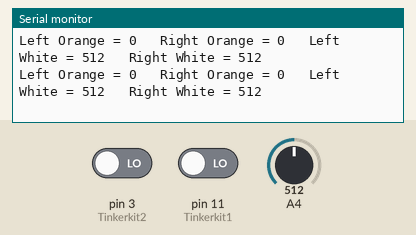
Simulated run of this sketch. Board: Arduino Leonardo, built with avr-gcc and run on an emulated ATmega32U4. On the bench: the last lines printed to the serial monitor. Inputs (shaded band) come from the test bench; at power-on: A4 = 512, pin 3 (Tinkerkit2) LOW, pin 11 (Tinkerkit1) LOW.

Above: at 1.2 s.
1.3 s: A4 set to 716
At 1.9 s:
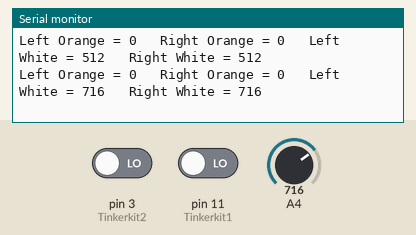
2.8 s: pin 3 (Tinkerkit2) driven HIGH
At 3.4 s:
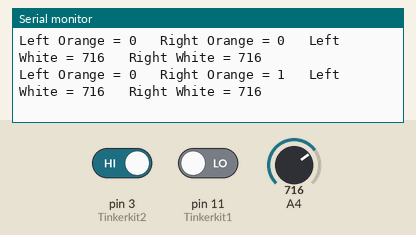
4.3 s: pin 11 (Tinkerkit1) driven HIGH
At 4.9 s:
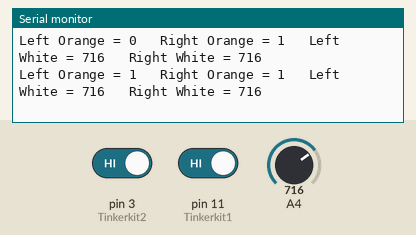
5.8 s: A4 set to 900
At 6.4 s:
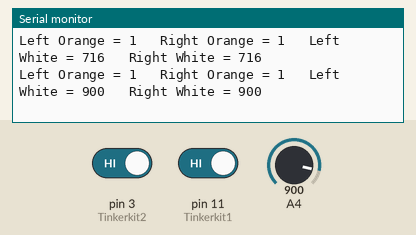
7.3 s: pin 3 (Tinkerkit2) driven LOW
At 7.9 s:
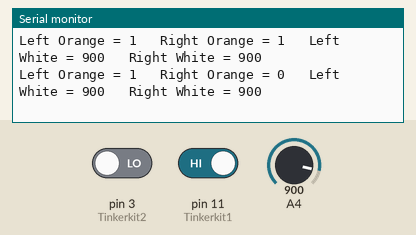
8.8 s: pin 11 (Tinkerkit1) driven LOW
At 9.5 s:
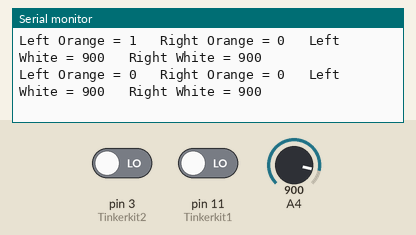
Timing chart, 0 to 11.3 s (numbered marks = the images above; inputs shaded):
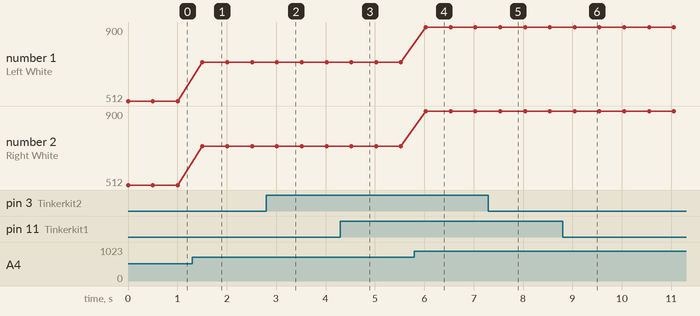

The sketch:

TinkerKitToSerial.ino
```cpp
/* This sketch read the Esplora tinkerkit connections and sends the values
to the serial monitor.
  You can find the Fritzing file on GitHub to see how I wired up the buttons:
 http://github.com/circuit69/EsploraTinkerkit

 Modified by Joel Krueger 12-8-2013.
*/

#include <Esplora.h>

const int Tinkerkit1 = 11;        //Left orange Tinkerkit output pin 11 used as an input
const int Tinkerkit2 = 3;         //Right orange Tinkerkit output pin 3 used as an input

/* This sets up the functions to read the tinkerkit inputs.
 Esplora Tinkerkit Input Read by Mike Barela created on 2013-03-24
 http://21stdigitalhome.blogspot.com/2013/03/reading-arduino-esplora-tinkerkit-inputs.html
 */
const byte CH_TINKERKIT_INA = 8;   // Add values missing from Esplora.h
const byte CH_TINKERKIT_INB = 9;
const byte INPUT_A          = 0;
const byte INPUT_B          = 1;

unsigned int readTinkerkitInput(byte whichInput) {      // return 0-1023 from Tinkerkit Input A or B
  return readChannel(whichInput+CH_TINKERKIT_INA);
}   //   as defined above

unsigned int readChannel(byte channel) {                // as Esplora.readChannel is a private function
  digitalWrite(A0, (channel & 1) ? HIGH : LOW);      //  we declare our own as a hack
  digitalWrite(A1, (channel & 2) ? HIGH : LOW);      //
  digitalWrite(A2, (channel & 4) ? HIGH : LOW);      // digitalWrite sets address lines for the input
  digitalWrite(A3, (channel & 8) ? HIGH : LOW);
  return analogRead(A4);               // analogRead gets value from MUX chip
}

void setup() {
  Serial.begin(9600);
  //Initialize orange Tinkerkit outputs as inputs
  pinMode(Tinkerkit1,INPUT);
  pinMode(Tinkerkit2,INPUT);
}

void loop() {
  Serial.print("Left Orange = " );
  Serial.print(digitalRead(Tinkerkit1));
  Serial.print("\t Right Orange = ");
  Serial.print(digitalRead(Tinkerkit2));
  Serial.print("\t Left White = " );
  Serial.print(readTinkerkitInput(INPUT_A));
  Serial.print("\t Right White = ");
  Serial.println(readTinkerkitInput(INPUT_B));
  delay(500);
}
```

Measured:
- after the input at 1.3 s, the serial monitor: prints a new line after 0.21 s (image 1)
- after the input at 2.8 s, the serial monitor: prints a new line after 0.22 s (image 2)
- after the input at 4.3 s, the serial monitor: prints a new line after 0.22 s (image 3)
- after the input at 5.8 s, the serial monitor: prints a new line after 0.23 s (image 4)
- after the input at 7.3 s, the serial monitor: prints a new line after 0.24 s (image 5)
- after the input at 8.8 s, the serial monitor: prints a new line after 0.25 s (image 6)
- plotted number 1: 512 → 716 after the input at 1.3 s, 716 → 900 after the input at 5.8 s
- plotted number 2: 512 → 716 after the input at 1.3 s, 716 → 900 after the input at 5.8 s
